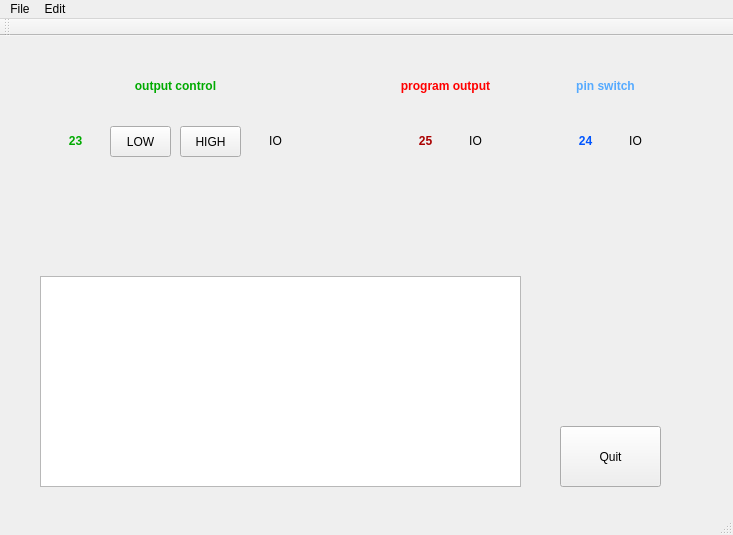
<?xml version="1.0" encoding="UTF-8"?>
<ui version="4.0">
 <class>MainWindow</class>
 <widget class="QMainWindow" name="MainWindow">
  <property name="geometry">
   <rect>
    <x>0</x>
    <y>0</y>
    <width>733</width>
    <height>535</height>
   </rect>
  </property>
  <property name="windowTitle">
   <string>MainWindow</string>
  </property>
  <widget class="QWidget" name="centralWidget">
   <widget class="QPushButton" name="quitButton">
    <property name="geometry">
     <rect>
      <x>560</x>
      <y>390</y>
      <width>101</width>
      <height>61</height>
     </rect>
    </property>
    <property name="text">
     <string>Quit</string>
    </property>
   </widget>
   <widget class="QPushButton" name="highButton">
    <property name="geometry">
     <rect>
      <x>180</x>
      <y>90</y>
      <width>61</width>
      <height>31</height>
     </rect>
    </property>
    <property name="text">
     <string>HIGH</string>
    </property>
   </widget>
   <widget class="QPushButton" name="lowButton">
    <property name="geometry">
     <rect>
      <x>110</x>
      <y>90</y>
      <width>61</width>
      <height>31</height>
     </rect>
    </property>
    <property name="text">
     <string>LOW</string>
    </property>
   </widget>
   <widget class="QLabel" name="label">
    <property name="geometry">
     <rect>
      <x>570</x>
      <y>90</y>
      <width>31</width>
      <height>31</height>
     </rect>
    </property>
    <property name="styleSheet">
     <string notr="true"/>
    </property>
    <property name="text">
     <string>&lt;html&gt;&lt;head/&gt;&lt;body&gt;&lt;p align=&quot;center&quot;&gt;&lt;span style=&quot; font-weight:600; color:#0055ff;&quot;&gt;24&lt;/span&gt;&lt;/p&gt;&lt;/body&gt;&lt;/html&gt;</string>
    </property>
   </widget>
   <widget class="QLabel" name="pin24Label">
    <property name="geometry">
     <rect>
      <x>620</x>
      <y>90</y>
      <width>31</width>
      <height>31</height>
     </rect>
    </property>
    <property name="styleSheet">
     <string notr="true"/>
    </property>
    <property name="text">
     <string>&lt;html&gt;&lt;head/&gt;&lt;body&gt;&lt;p align=&quot;center&quot;&gt;IO&lt;/p&gt;&lt;/body&gt;&lt;/html&gt;</string>
    </property>
   </widget>
   <widget class="QLabel" name="pin23Label">
    <property name="geometry">
     <rect>
      <x>260</x>
      <y>90</y>
      <width>31</width>
      <height>31</height>
     </rect>
    </property>
    <property name="styleSheet">
     <string notr="true"/>
    </property>
    <property name="text">
     <string>&lt;html&gt;&lt;head/&gt;&lt;body&gt;&lt;p align=&quot;center&quot;&gt;IO&lt;/p&gt;&lt;/body&gt;&lt;/html&gt;</string>
    </property>
   </widget>
   <widget class="QLabel" name="label_2">
    <property name="geometry">
     <rect>
      <x>410</x>
      <y>90</y>
      <width>31</width>
      <height>31</height>
     </rect>
    </property>
    <property name="styleSheet">
     <string notr="true"/>
    </property>
    <property name="text">
     <string>&lt;html&gt;&lt;head/&gt;&lt;body&gt;&lt;p align=&quot;center&quot;&gt;&lt;span style=&quot; font-weight:600; color:#aa0000;&quot;&gt;25&lt;/span&gt;&lt;/p&gt;&lt;/body&gt;&lt;/html&gt;</string>
    </property>
   </widget>
   <widget class="QLabel" name="label_3">
    <property name="geometry">
     <rect>
      <x>460</x>
      <y>90</y>
      <width>31</width>
      <height>31</height>
     </rect>
    </property>
    <property name="styleSheet">
     <string notr="true"/>
    </property>
    <property name="text">
     <string>&lt;html&gt;&lt;head/&gt;&lt;body&gt;&lt;p align=&quot;center&quot;&gt;IO&lt;/p&gt;&lt;/body&gt;&lt;/html&gt;</string>
    </property>
   </widget>
   <widget class="QLabel" name="label_4">
    <property name="geometry">
     <rect>
      <x>70</x>
      <y>40</y>
      <width>211</width>
      <height>21</height>
     </rect>
    </property>
    <property name="styleSheet">
     <string notr="true"/>
    </property>
    <property name="text">
     <string>&lt;html&gt;&lt;head/&gt;&lt;body&gt;&lt;p align=&quot;center&quot;&gt;&lt;span style=&quot; font-weight:600; color:#00aa00;&quot;&gt;output control&lt;/span&gt;&lt;/p&gt;&lt;/body&gt;&lt;/html&gt;</string>
    </property>
   </widget>
   <widget class="QLabel" name="label_5">
    <property name="geometry">
     <rect>
      <x>380</x>
      <y>40</y>
      <width>131</width>
      <height>21</height>
     </rect>
    </property>
    <property name="styleSheet">
     <string notr="true"/>
    </property>
    <property name="text">
     <string>&lt;html&gt;&lt;head/&gt;&lt;body&gt;&lt;p align=&quot;center&quot;&gt;&lt;span style=&quot; font-weight:600; color:#ff0000;&quot;&gt;program output&lt;/span&gt;&lt;/p&gt;&lt;/body&gt;&lt;/html&gt;</string>
    </property>
   </widget>
   <widget class="QLabel" name="label_6">
    <property name="geometry">
     <rect>
      <x>540</x>
      <y>40</y>
      <width>131</width>
      <height>21</height>
     </rect>
    </property>
    <property name="styleSheet">
     <string notr="true"/>
    </property>
    <property name="text">
     <string>&lt;html&gt;&lt;head/&gt;&lt;body&gt;&lt;p align=&quot;center&quot;&gt;&lt;span style=&quot; font-weight:600; color:#55aaff;&quot;&gt;pin switch&lt;/span&gt;&lt;/p&gt;&lt;/body&gt;&lt;/html&gt;</string>
    </property>
   </widget>
   <widget class="QPlainTextEdit" name="plainTextEdit1">
    <property name="geometry">
     <rect>
      <x>40</x>
      <y>240</y>
      <width>481</width>
      <height>211</height>
     </rect>
    </property>
    <property name="maximumSize">
     <size>
      <width>481</width>
      <height>211</height>
     </size>
    </property>
    <property name="font">
     <font>
      <pointsize>10</pointsize>
     </font>
    </property>
    <property name="styleSheet">
     <string notr="true"/>
    </property>
    <property name="maximumBlockCount">
     <number>2000</number>
    </property>
   </widget>
   <widget class="QLabel" name="label_7">
    <property name="geometry">
     <rect>
      <x>60</x>
      <y>90</y>
      <width>31</width>
      <height>31</height>
     </rect>
    </property>
    <property name="styleSheet">
     <string notr="true"/>
    </property>
    <property name="text">
     <string>&lt;html&gt;&lt;head/&gt;&lt;body&gt;&lt;p align=&quot;center&quot;&gt;&lt;span style=&quot; font-weight:600; color:#00aa00;&quot;&gt;23&lt;/span&gt;&lt;/p&gt;&lt;/body&gt;&lt;/html&gt;</string>
    </property>
   </widget>
  </widget>
  <widget class="QMenuBar" name="menuBar">
   <property name="geometry">
    <rect>
     <x>0</x>
     <y>0</y>
     <width>733</width>
     <height>27</height>
    </rect>
   </property>
   <widget class="QMenu" name="menuPress_Quit_to_terminate">
    <property name="title">
     <string>File</string>
    </property>
    <addaction name="actionQuit"/>
   </widget>
   <widget class="QMenu" name="menuInput">
    <property name="title">
     <string>Edit</string>
    </property>
    <addaction name="actionGPIO24_pullup"/>
    <addaction name="actionGPIO24_pulldown"/>
   </widget>
   <addaction name="menuPress_Quit_to_terminate"/>
   <addaction name="menuInput"/>
  </widget>
  <widget class="QToolBar" name="mainToolBar">
   <attribute name="toolBarArea">
    <enum>TopToolBarArea</enum>
   </attribute>
   <attribute name="toolBarBreak">
    <bool>false</bool>
   </attribute>
  </widget>
  <widget class="QStatusBar" name="statusBar"/>
  <action name="actionGPIO23">
   <property name="text">
    <string>GPIO23</string>
   </property>
  </action>
  <action name="actionQuit">
   <property name="text">
    <string>Quit</string>
   </property>
  </action>
  <action name="actionGPIO24">
   <property name="text">
    <string>GPIO24</string>
   </property>
  </action>
  <action name="actionGPIO24_pullup">
   <property name="text">
    <string>GPIO24 pullup</string>
   </property>
  </action>
  <action name="actionGPIO24_pulldown">
   <property name="text">
    <string>GPIO24 pulldown</string>
   </property>
  </action>
 </widget>
 <layoutdefault spacing="6" margin="11"/>
 <resources/>
 <connections>
  <connection>
   <sender>quitButton</sender>
   <signal>clicked()</signal>
   <receiver>MainWindow</receiver>
   <slot>close()</slot>
   <hints>
    <hint type="sourcelabel">
     <x>234</x>
     <y>240</y>
    </hint>
    <hint type="destinationlabel">
     <x>260</x>
     <y>229</y>
    </hint>
   </hints>
  </connection>
 </connections>
</ui>
